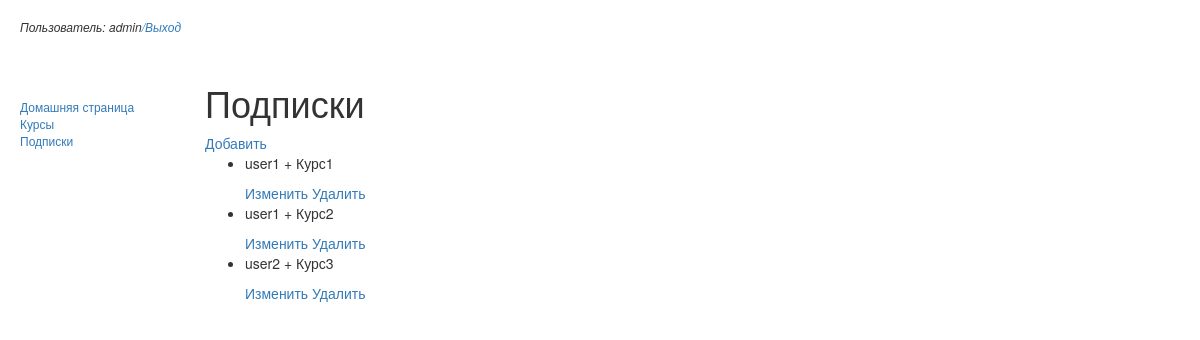
The page /subs/ (signed in) on the database as committed earlier.
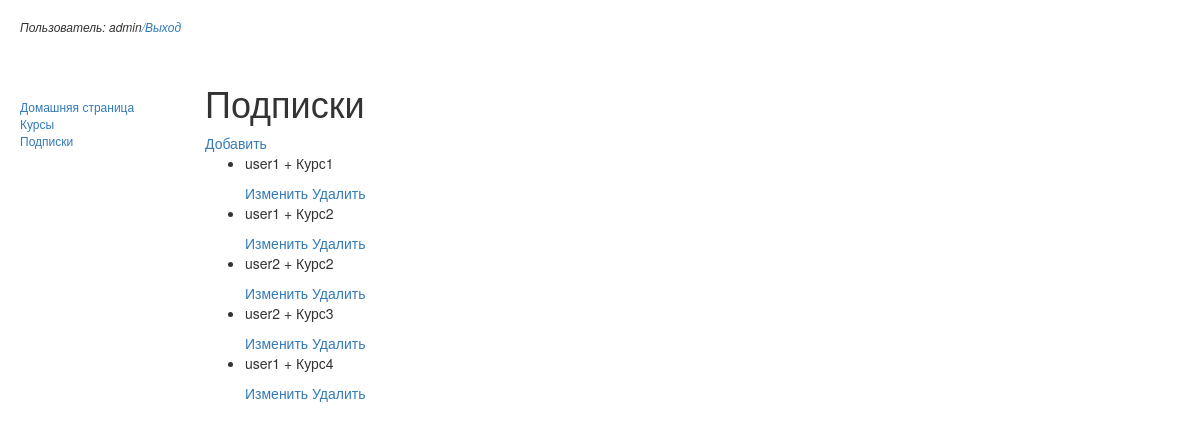
The same page on the database as committed later.
### studCourse/models.py (models this page shows, shortened)
class Subscribe(models.Model):
    course = models.ForeignKey(Course, on_delete=models.CASCADE)
    subUser = models.ForeignKey(User, on_delete=models.SET_NULL, null=True, blank=True)
    class Meta:
        ordering = ['course']
        unique_together = ('course', 'subUser')

class Course(models.Model):
    name = models.CharField(max_length=50, unique=True)
    class Meta:
        ordering = ['name']

### studCourse/views.py (the view)
# urls.py: url(r'^subs/$', studCourse.views.SubscribeListView.as_view(), name ='subs'),
class SubscribeListView(LoginRequiredMixin, generic.ListView):
    model = Subscribe
    context_object_name = 'subscribe_list'
    template_name = 'subscribe_list.html'
    def get_queryset(self):
        if (self.request.user.is_staff):
            return Subscribe.objects.all()
        else:
            return Subscribe.objects.none()

### templates/subscribe_list.html
{% extends 'base.html' %}
{% block content %}
    <h1>Подписки</h1>
    {% if perms.studCource.add_subscribe %} <a href="{% url 'sub_create' %}">Добавить</a>
    {% if subscribe_list %}
        <ul>
        {% for sub in subscribe_list %}
          <li>
            <p>{{ sub.subUser.username }} + {{ sub.course.name }}</p>
              {% if perms.studCource.change_subscribe %}
               <a href="{% url 'sub_update' sub.id %}">Изменить</a> <a href="{% url 'sub_delete' sub.id %}">Удалить</a>
              {% endif %}
          </li>
        {% endfor %}
        </ul>
    {% else %}
    <p>No perm</p>
    {% endif %}
    {% endif %}
{% endblock %}

### templates/base.html (shortened to what this page needs)
<!DOCTYPE html>
{% load staticfiles %}
<html lang="en">
<head>
  <link rel="stylesheet" href="https://maxcdn.bootstrapcdn.com/bootstrap/3.3.7/css/bootstrap.min.css">
  <link rel="stylesheet" href="{% static 'css/styles.css' %}">
</head>
<body>
<div class="container-fluid">
    {% if user.is_authenticated %}
     <p>Пользователь: {{ user.get_username }}<a href="{% url 'logout' %}">/Выход</a></p>
   {% else %}
     <p><a href="{% url 'login' %}?next={{request.path}}">Войти</a></p>
   {% endif %}
</div>
<div class = row>
  <div class="col-sm-2">
    {% block sidebar %}
      <ul class="sidebar-nav">
            <li><a href="{% url 'index' %}">Домашняя страница</a></li>
            <li><a href="{% url 'courses' %}">Курсы</a></li>
            {% if perms.studCource.add_subscribes %} <li><a href="{% url 'subs' %}">Подписки</a></li> {% endif %}
      </ul>
    {% endblock %}
  </div>
     <div class="col-sm-10">
        {% block content %}{% endblock %}
    </div>
</div>
</body>
</html>

### static/css/styles.css (style rules this page uses)
body { font-size: 14px; }
.container-fluid { padding: 18px 20px; font-size: 12px; font-style: italic; }
.sidebar-nav { margin-top: 15px; padding: 20px 20px; list-style: none; font-size: 12px; }

Rows that differ between the two databases and show on the page:
added Subscribe: subUser.username "user2", course.name "Курс2"
added Subscribe: subUser.username "user1", course.name "Курс4"
